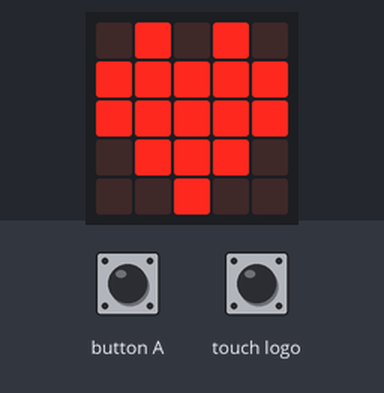
Bench run of a program on a simulated BBC micro:bit (MakeCode). Shown: the board's 5×5 LED display. The inputs (shaded band) are chosen by the test bench.

Above: at 1.8 s.
1.9 s: touch logo pressed for 0.15 s
At 2.65 s:
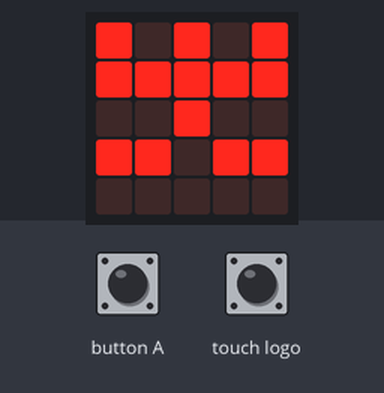
At 5.8 s:
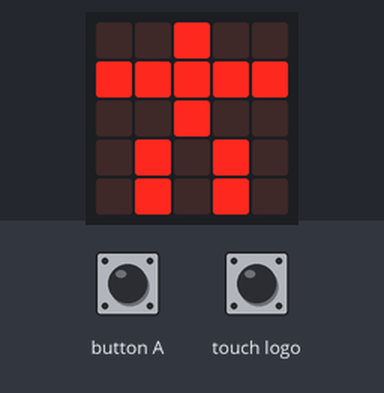
Timing chart, 0 to 7.3 s (numbered marks = the images above; inputs shaded):
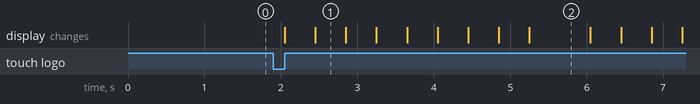

Measured:
- after the input at 1.9 s, the display: first changes after 0.15 s (image 1 shows a later state)
- what the display in image 1 shows lasts 0.4 s, from 2.5 s to 2.9 s
- what the display in image 2 shows lasts 0.8 s, from 5.3 s to 6.1 s

The program:

main.ts
```typescript
input.onGesture(Gesture.TiltRight, function () {
    basic.showLeds(`
        . . # . #
        # # # # #
        # . # . .
        . # . # .
        # . . # .
        `)
})
input.onButtonPressed(Button.A, function () {
    basic.showIcon(IconNames.Duck)
})
input.onGesture(Gesture.TiltLeft, function () {
    basic.showLeds(`
        # . # . .
        # # # # #
        . . # . #
        . # . # .
        . # . . #
        `)
})
input.onSound(DetectedSound.Loud, function () {
    basic.showNumber(99999)
})
input.onLogoEvent(TouchButtonEvent.Pressed, function () {
    for (let index = 0; index < 4; index++) {
        basic.showLeds(`
            . . # . .
            # # # # #
            . . # . .
            . # . # .
            . # . # .
            `)
        basic.showLeds(`
            # . # . #
            # # # # #
            . . # . .
            # # . # #
            . . . . .
            `)
        basic.showLeds(`
            . . # . .
            # # # # #
            . . # . .
            . # . # .
            . # . # .
            `)
        basic.showLeds(`
            . . # . #
            # # # # #
            # . # . .
            . # . # .
            # . . # .
            `)
        basic.showLeds(`
            . . # . .
            # # # # #
            . . # . .
            . # . # .
            . # . # .
            `)
        basic.showLeds(`
            # . # . .
            # # # # #
            . . # . #
            . # . # .
            . # . . #
            `)
        basic.showLeds(`
            . . # . .
            # # # # #
            . . # . .
            . # . # .
            . # . # .
            `)
        basic.showLeds(`
            . . # . .
            # # # # #
            # . # . #
            . # . # .
            . # . # .
            `)
        basic.showLeds(`
            . . # . .
            # # # # #
            . . # . .
            . # . # .
            . # . # .
            `)
    }
})
basic.showIcon(IconNames.Heart)
basic.forever(function () {

})
```

test.ts
```typescript
// テストはここに来ます。このパッケージが拡張機能として使用されるときにはコンパイルされません。
```
